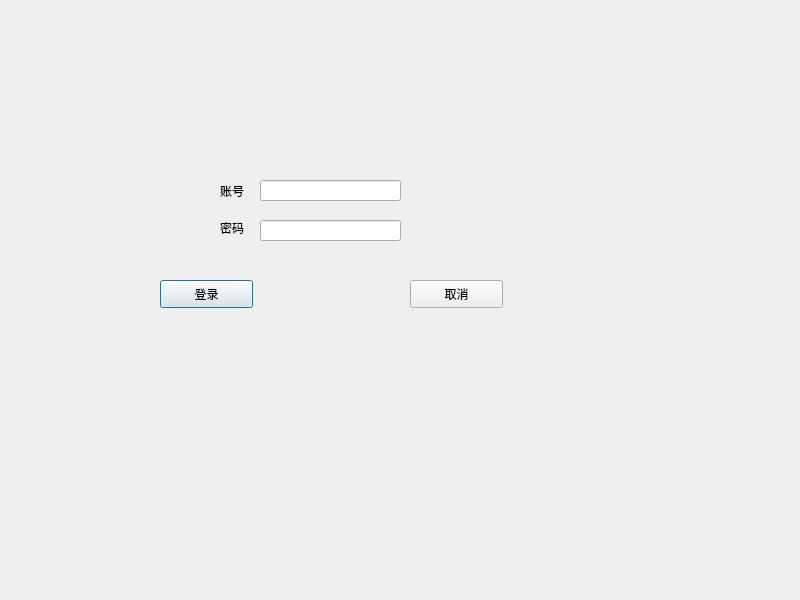
<?xml version="1.0" encoding="UTF-8"?>
<ui version="4.0">
 <class>LoginDialog</class>
 <widget class="QDialog" name="LoginDialog">
  <property name="geometry">
   <rect>
    <x>0</x>
    <y>0</y>
    <width>800</width>
    <height>600</height>
   </rect>
  </property>
  <property name="windowTitle">
   <string>LoginDialog</string>
  </property>
  <widget class="QLabel" name="background">
   <property name="geometry">
    <rect>
     <x>0</x>
     <y>0</y>
     <width>651</width>
     <height>411</height>
    </rect>
   </property>
   <property name="text">
    <string/>
   </property>
   <property name="pixmap">
    <pixmap resource="img.qrc">:/login.png</pixmap>
   </property>
  </widget>
  <widget class="QLabel" name="label">
   <property name="geometry">
    <rect>
     <x>220</x>
     <y>180</y>
     <width>31</width>
     <height>21</height>
    </rect>
   </property>
   <property name="text">
    <string>账号</string>
   </property>
  </widget>
  <widget class="QLabel" name="label_2">
   <property name="geometry">
    <rect>
     <x>220</x>
     <y>220</y>
     <width>31</width>
     <height>16</height>
    </rect>
   </property>
   <property name="text">
    <string>密码</string>
   </property>
  </widget>
  <widget class="QLineEdit" name="username">
   <property name="geometry">
    <rect>
     <x>260</x>
     <y>180</y>
     <width>141</width>
     <height>21</height>
    </rect>
   </property>
  </widget>
  <widget class="QLineEdit" name="password">
   <property name="geometry">
    <rect>
     <x>260</x>
     <y>220</y>
     <width>141</width>
     <height>21</height>
    </rect>
   </property>
   <property name="echoMode">
    <enum>QLineEdit::Password</enum>
   </property>
  </widget>
  <widget class="QPushButton" name="login_btn">
   <property name="geometry">
    <rect>
     <x>160</x>
     <y>280</y>
     <width>93</width>
     <height>28</height>
    </rect>
   </property>
   <property name="text">
    <string>登录</string>
   </property>
  </widget>
  <widget class="QPushButton" name="cancel_btn">
   <property name="geometry">
    <rect>
     <x>410</x>
     <y>280</y>
     <width>93</width>
     <height>28</height>
    </rect>
   </property>
   <property name="text">
    <string>取消</string>
   </property>
  </widget>
 </widget>
 <resources>
  <include location="img.qrc"/>
 </resources>
 <connections/>
</ui>
